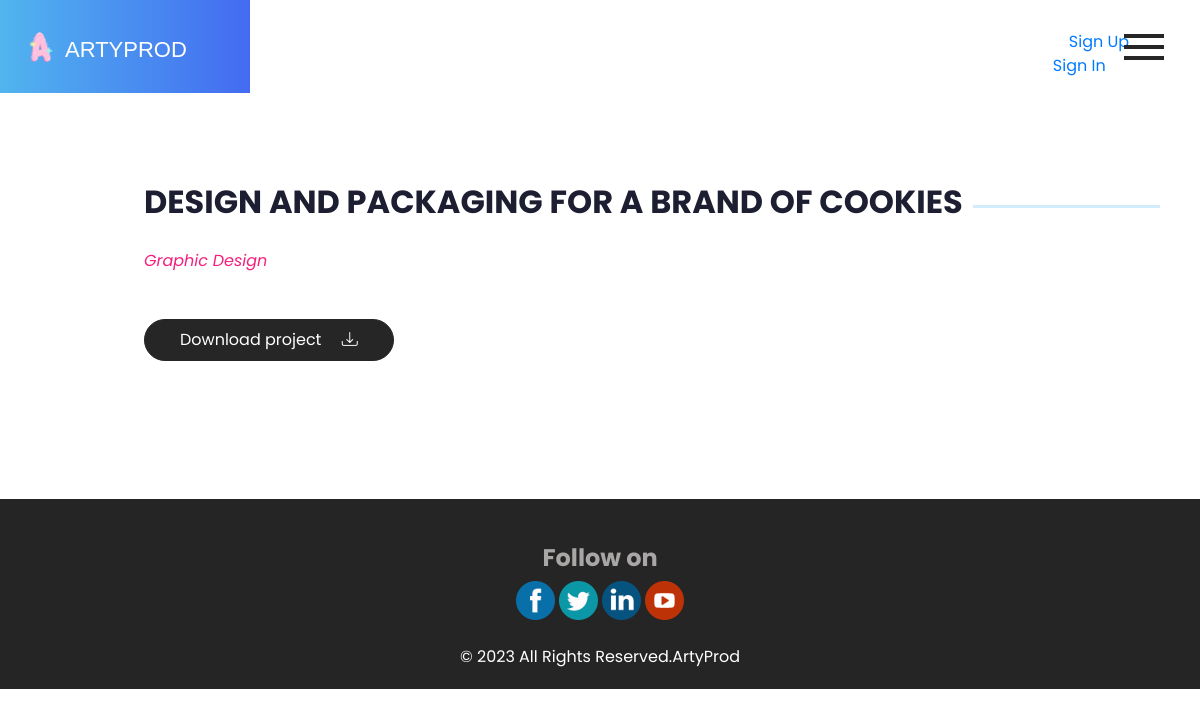
Page /details/1/ on the committed database.
### myapp/models.py (models this page shows, shortened)
class Details(models.Model):
    fichier = models.FileField(upload_to='details/')
    serviceID = models.ForeignKey(Service, on_delete=models.CASCADE)
    projetID = models.ForeignKey(Projet, on_delete=models.CASCADE)

class Projet(models.Model):
    libelle = models.CharField(max_length=100)
    description = models.TextField()
    date_debut = models.DateField()
    date_fin = models.DateField()
    acheve = models.CharField(max_length=1, choices=(('o', 'Oui'), ('n', 'Non')))
    image=models.ImageField(default='default_image.jpg',upload_to='projet/')

class Service(models.Model):
    type = models.CharField(max_length=100)
    description = models.TextField()

### myapp/views.py (the view)
# urls.py: path('details/<int:id>/',views.details,name="details"),
def details(request,id):
    list = get_object_or_404(Details, projetID=id)
    return render(request,'myapp/projectDetails.html',{'list':list})

### myapp/templates/myapp/projectDetails.html (shortened to what this page needs)
{% load static %}
{% include 'myapp/base.html' %}
<section class="about_section layout_padding">
    <div class="container">
        <div class="">
            <div class="detail-box">
                <div class="heading_container">
                    <h2 class="">
                        {{list.projetID.libelle}}
                    </h2>
                    <hr>
                </div>
                <p class="fst-italic cardtitle">{{list.serviceID.type}}</p>
                <div class="mb-5 "><a href="/media/{{list.fichier}}" download class="rounded-pill">Download
                        project <i class="bi bi-download ms-3"></i></a></div>
            </div>
        </div>
    </div>
</section>
{% include 'myapp/footer.html' %}
</body>
</html>

### myapp/static/css/style.css (style rules this page uses)
p { color: #272727; }
body { font-family: 'Poppins', sans-serif; color: #0c0c0c; background-color: #ffffff; }
.layout_padding { padding: 90px 0; }
.heading_container { display: -webkit-box; display: -ms-flexbox; display: flex; -webkit-box-align: center; -ms-flex-align: center; align-items: center; }
.heading_container h2 { font-weight: bold; color: #1d1e31; position: relative; text-transform: uppercase; }
.heading_container hr { margin: 0 10px; border: none; -webkit-box-flex: 1; -ms-flex: 1; flex: 1; max-width: 200px; height: 3px; background-color: #51b5ef; }
a, a:hover, a:focus { text-decoration: none; }
.about_section .detail-box { padding-left: 10%; }
.about_section .detail-box p { margin-top: 20px; }
.about_section .detail-box a { display: inline-block; padding: 8px 35px; background-color: #262626; color: #ffffff; border: 1px solid #262626; margin-top: 30px; }
.cardtitle { color: #F41F7C; }

### myapp/static/css/responsive.css (style rules this page uses)
@media (min-width: 1200px) { .container { max-width: 1170px; } }

### rows in the picture
Details: projetID.libelle "DESIGN AND PACKAGING FOR A BRAND OF COOKIES", serviceID.type "Graphic Design"
